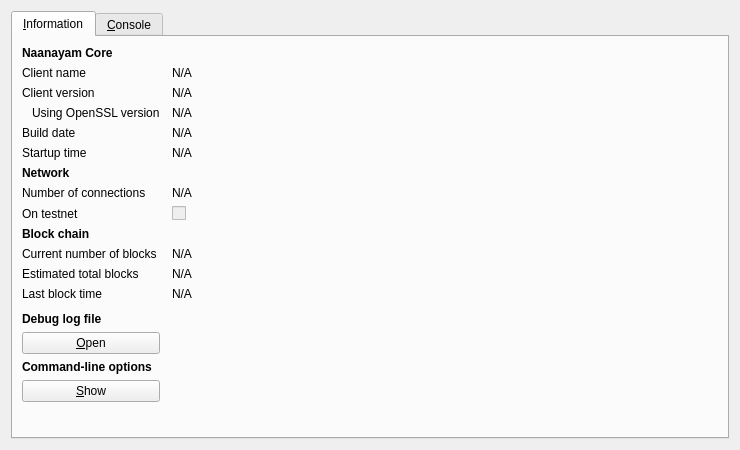
<?xml version="1.0" encoding="UTF-8"?>
<ui version="4.0">
 <class>RPCConsole</class>
 <widget class="QDialog" name="RPCConsole">
  <property name="geometry">
   <rect>
    <x>0</x>
    <y>0</y>
    <width>740</width>
    <height>450</height>
   </rect>
  </property>
  <property name="windowTitle">
   <string>Naanayam - Debug window</string>
  </property>
  <layout class="QVBoxLayout" name="verticalLayout_2">
   <item>
    <widget class="QTabWidget" name="tabWidget">
     <property name="currentIndex">
      <number>0</number>
     </property>
     <widget class="QWidget" name="tab_info">
      <attribute name="title">
       <string>&amp;Information</string>
      </attribute>
      <layout class="QGridLayout" name="gridLayout" columnstretch="0,1">
       <property name="horizontalSpacing">
        <number>12</number>
       </property>
       <item row="0" column="0">
        <widget class="QLabel" name="label_9">
         <property name="font">
          <font>
           <weight>75</weight>
           <bold>true</bold>
          </font>
         </property>
         <property name="text">
          <string>Naanayam Core</string>
         </property>
        </widget>
       </item>
       <item row="1" column="0">
        <widget class="QLabel" name="label_5">
         <property name="text">
          <string>Client name</string>
         </property>
        </widget>
       </item>
       <item row="1" column="1">
        <widget class="QLabel" name="clientName">
         <property name="cursor">
          <cursorShape>IBeamCursor</cursorShape>
         </property>
         <property name="text">
          <string>N/A</string>
         </property>
         <property name="textFormat">
          <enum>Qt::PlainText</enum>
         </property>
         <property name="textInteractionFlags">
          <set>Qt::LinksAccessibleByMouse|Qt::TextSelectableByKeyboard|Qt::TextSelectableByMouse</set>
         </property>
        </widget>
       </item>
       <item row="2" column="0">
        <widget class="QLabel" name="label_6">
         <property name="text">
          <string>Client version</string>
         </property>
        </widget>
       </item>
       <item row="2" column="1">
        <widget class="QLabel" name="clientVersion">
         <property name="cursor">
          <cursorShape>IBeamCursor</cursorShape>
         </property>
         <property name="text">
          <string>N/A</string>
         </property>
         <property name="textFormat">
          <enum>Qt::PlainText</enum>
         </property>
         <property name="textInteractionFlags">
          <set>Qt::LinksAccessibleByMouse|Qt::TextSelectableByKeyboard|Qt::TextSelectableByMouse</set>
         </property>
        </widget>
       </item>
       <item row="3" column="0">
        <widget class="QLabel" name="label_14">
         <property name="text">
          <string>Using OpenSSL version</string>
         </property>
         <property name="indent">
          <number>10</number>
         </property>
        </widget>
       </item>
       <item row="3" column="1">
        <widget class="QLabel" name="openSSLVersion">
         <property name="cursor">
          <cursorShape>IBeamCursor</cursorShape>
         </property>
         <property name="text">
          <string>N/A</string>
         </property>
         <property name="textFormat">
          <enum>Qt::PlainText</enum>
         </property>
         <property name="textInteractionFlags">
          <set>Qt::LinksAccessibleByMouse|Qt::TextSelectableByKeyboard|Qt::TextSelectableByMouse</set>
         </property>
        </widget>
       </item>
       <item row="4" column="0">
        <widget class="QLabel" name="label_12">
         <property name="text">
          <string>Build date</string>
         </property>
        </widget>
       </item>
       <item row="4" column="1">
        <widget class="QLabel" name="buildDate">
         <property name="cursor">
          <cursorShape>IBeamCursor</cursorShape>
         </property>
         <property name="text">
          <string>N/A</string>
         </property>
         <property name="textFormat">
          <enum>Qt::PlainText</enum>
         </property>
         <property name="textInteractionFlags">
          <set>Qt::LinksAccessibleByMouse|Qt::TextSelectableByKeyboard|Qt::TextSelectableByMouse</set>
         </property>
        </widget>
       </item>
       <item row="5" column="0">
        <widget class="QLabel" name="label_13">
         <property name="text">
          <string>Startup time</string>
         </property>
        </widget>
       </item>
       <item row="5" column="1">
        <widget class="QLabel" name="startupTime">
         <property name="cursor">
          <cursorShape>IBeamCursor</cursorShape>
         </property>
         <property name="text">
          <string>N/A</string>
         </property>
         <property name="textFormat">
          <enum>Qt::PlainText</enum>
         </property>
         <property name="textInteractionFlags">
          <set>Qt::LinksAccessibleByMouse|Qt::TextSelectableByKeyboard|Qt::TextSelectableByMouse</set>
         </property>
        </widget>
       </item>
       <item row="6" column="0">
        <widget class="QLabel" name="label_11">
         <property name="font">
          <font>
           <weight>75</weight>
           <bold>true</bold>
          </font>
         </property>
         <property name="text">
          <string>Network</string>
         </property>
        </widget>
       </item>
       <item row="7" column="0">
        <widget class="QLabel" name="label_7">
         <property name="text">
          <string>Number of connections</string>
         </property>
        </widget>
       </item>
       <item row="7" column="1">
        <widget class="QLabel" name="numberOfConnections">
         <property name="cursor">
          <cursorShape>IBeamCursor</cursorShape>
         </property>
         <property name="text">
          <string>N/A</string>
         </property>
         <property name="textFormat">
          <enum>Qt::PlainText</enum>
         </property>
         <property name="textInteractionFlags">
          <set>Qt::LinksAccessibleByMouse|Qt::TextSelectableByKeyboard|Qt::TextSelectableByMouse</set>
         </property>
        </widget>
       </item>
       <item row="8" column="0">
        <widget class="QLabel" name="label_8">
         <property name="text">
          <string>On testnet</string>
         </property>
        </widget>
       </item>
       <item row="8" column="1">
        <widget class="QCheckBox" name="isTestNet">
         <property name="enabled">
          <bool>false</bool>
         </property>
         <property name="text">
          <string/>
         </property>
        </widget>
       </item>
       <item row="9" column="0">
        <widget class="QLabel" name="label_10">
         <property name="font">
          <font>
           <weight>75</weight>
           <bold>true</bold>
          </font>
         </property>
         <property name="text">
          <string>Block chain</string>
         </property>
        </widget>
       </item>
       <item row="10" column="0">
        <widget class="QLabel" name="label_3">
         <property name="text">
          <string>Current number of blocks</string>
         </property>
        </widget>
       </item>
       <item row="10" column="1">
        <widget class="QLabel" name="numberOfBlocks">
         <property name="cursor">
          <cursorShape>IBeamCursor</cursorShape>
         </property>
         <property name="text">
          <string>N/A</string>
         </property>
         <property name="textFormat">
          <enum>Qt::PlainText</enum>
         </property>
         <property name="textInteractionFlags">
          <set>Qt::LinksAccessibleByMouse|Qt::TextSelectableByKeyboard|Qt::TextSelectableByMouse</set>
         </property>
        </widget>
       </item>
       <item row="11" column="0">
        <widget class="QLabel" name="label_4">
         <property name="text">
          <string>Estimated total blocks</string>
         </property>
        </widget>
       </item>
       <item row="11" column="1">
        <widget class="QLabel" name="totalBlocks">
         <property name="cursor">
          <cursorShape>IBeamCursor</cursorShape>
         </property>
         <property name="text">
          <string>N/A</string>
         </property>
         <property name="textFormat">
          <enum>Qt::PlainText</enum>
         </property>
         <property name="textInteractionFlags">
          <set>Qt::LinksAccessibleByMouse|Qt::TextSelectableByKeyboard|Qt::TextSelectableByMouse</set>
         </property>
        </widget>
       </item>
       <item row="12" column="0">
        <widget class="QLabel" name="label_2">
         <property name="text">
          <string>Last block time</string>
         </property>
        </widget>
       </item>
       <item row="12" column="1">
        <widget class="QLabel" name="lastBlockTime">
         <property name="cursor">
          <cursorShape>IBeamCursor</cursorShape>
         </property>
         <property name="text">
          <string>N/A</string>
         </property>
         <property name="textFormat">
          <enum>Qt::PlainText</enum>
         </property>
         <property name="textInteractionFlags">
          <set>Qt::LinksAccessibleByMouse|Qt::TextSelectableByKeyboard|Qt::TextSelectableByMouse</set>
         </property>
        </widget>
       </item>
       <item row="13" column="0">
        <spacer name="verticalSpacer_2">
         <property name="orientation">
          <enum>Qt::Vertical</enum>
         </property>
         <property name="sizeHint" stdset="0">
          <size>
           <width>20</width>
           <height>20</height>
          </size>
         </property>
        </spacer>
       </item>
       <item row="14" column="0">
        <widget class="QLabel" name="labelDebugLogfile">
         <property name="font">
          <font>
           <weight>75</weight>
           <bold>true</bold>
          </font>
         </property>
         <property name="text">
          <string>Debug log file</string>
         </property>
        </widget>
       </item>
       <item row="15" column="0">
        <widget class="QPushButton" name="openDebugLogfileButton">
         <property name="toolTip">
          <string>Open the Naanayam debug log file from the current data directory. This can take a few seconds for large log files.</string>
         </property>
         <property name="text">
          <string>&amp;Open</string>
         </property>
         <property name="autoDefault">
          <bool>false</bool>
         </property>
        </widget>
       </item>
       <item row="16" column="0">
        <widget class="QLabel" name="labelCLOptions">
         <property name="font">
          <font>
           <weight>75</weight>
           <bold>true</bold>
          </font>
         </property>
         <property name="text">
          <string>Command-line options</string>
         </property>
        </widget>
       </item>
       <item row="17" column="0">
        <widget class="QPushButton" name="showCLOptionsButton">
         <property name="toolTip">
          <string>Show the Naanayam-Qt help message to get a list with possible Naanayam command-line options.</string>
         </property>
         <property name="text">
          <string>&amp;Show</string>
         </property>
         <property name="autoDefault">
          <bool>false</bool>
         </property>
        </widget>
       </item>
       <item row="18" column="0">
        <spacer name="verticalSpacer">
         <property name="orientation">
          <enum>Qt::Vertical</enum>
         </property>
         <property name="sizeHint" stdset="0">
          <size>
           <width>20</width>
           <height>40</height>
          </size>
         </property>
        </spacer>
       </item>
      </layout>
     </widget>
     <widget class="QWidget" name="tab_console">
      <attribute name="title">
       <string>&amp;Console</string>
      </attribute>
      <layout class="QVBoxLayout" name="verticalLayout_3">
       <property name="spacing">
        <number>3</number>
       </property>
       <item>
        <widget class="QTextEdit" name="messagesWidget">
         <property name="minimumSize">
          <size>
           <width>0</width>
           <height>100</height>
          </size>
         </property>
         <property name="readOnly">
          <bool>true</bool>
         </property>
         <property name="tabKeyNavigation" stdset="0">
          <bool>false</bool>
         </property>
         <property name="columnCount" stdset="0">
          <number>2</number>
         </property>
        </widget>
       </item>
       <item>
        <layout class="QHBoxLayout" name="horizontalLayout">
         <property name="spacing">
          <number>3</number>
         </property>
         <item>
          <widget class="QLabel" name="label">
           <property name="text">
            <string notr="true">&gt;</string>
           </property>
          </widget>
         </item>
         <item>
          <widget class="QLineEdit" name="lineEdit"/>
         </item>
         <item>
          <widget class="QPushButton" name="clearButton">
           <property name="maximumSize">
            <size>
             <width>24</width>
             <height>24</height>
            </size>
           </property>
           <property name="toolTip">
            <string>Clear console</string>
           </property>
           <property name="text">
            <string/>
           </property>
           <property name="icon">
            <iconset resource="../Naanayam.qrc">
             <normaloff>:/icons/remove</normaloff>:/icons/remove</iconset>
           </property>
           <property name="shortcut">
            <string notr="true">Ctrl+L</string>
           </property>
           <property name="autoDefault">
            <bool>false</bool>
           </property>
          </widget>
         </item>
        </layout>
       </item>
      </layout>
     </widget>
    </widget>
   </item>
  </layout>
 </widget>
 <resources>
  <include location="../Naanayam.qrc"/>
 </resources>
 <connections/>
</ui>
